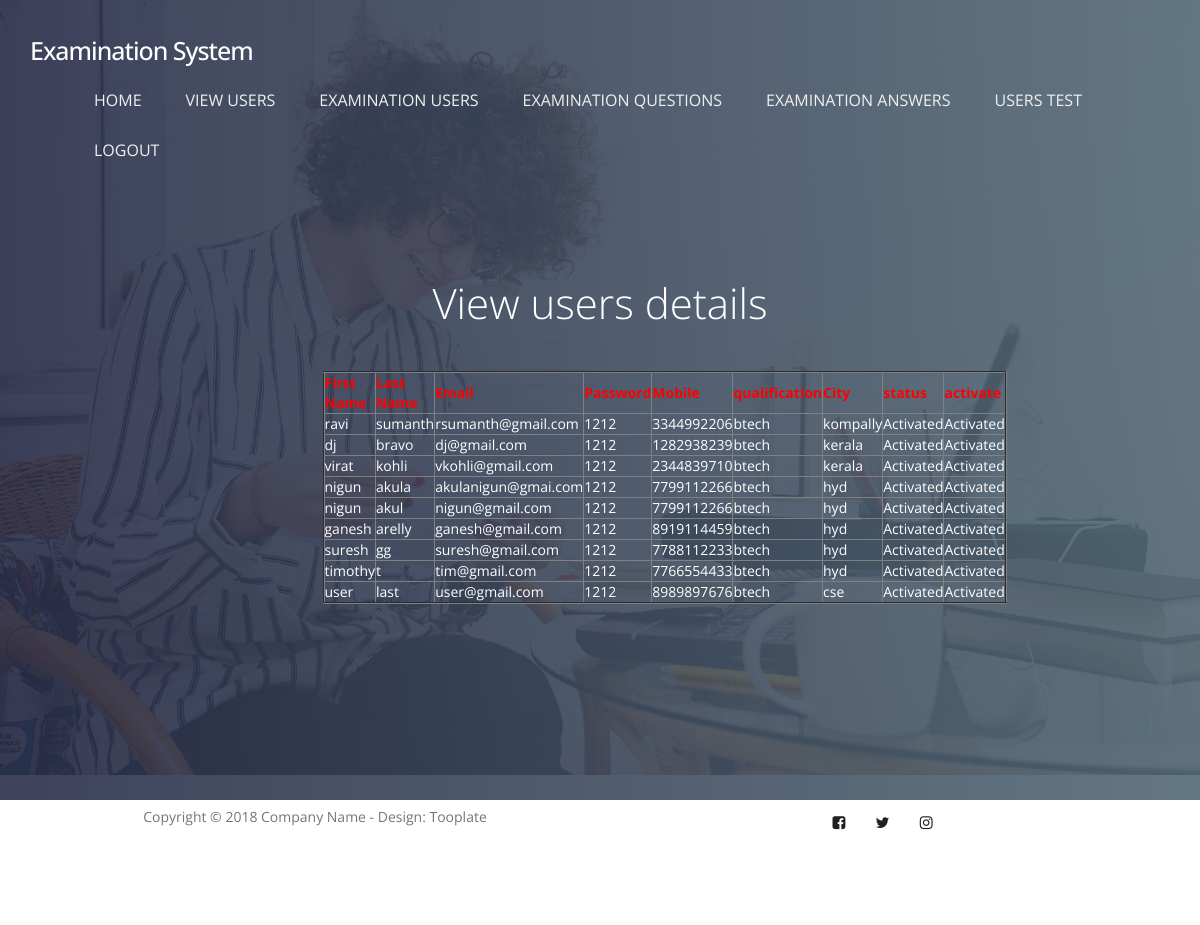
/viewuserdata/, run on the app's committed database.
### user/models.py (models this page shows, shortened)
class user(models.Model):
    firstname = models.CharField(max_length=50)
    lastname = models.CharField(max_length=50)
    email = models.EmailField()
    passwd = models.CharField(max_length=40)
    mobileno = models.CharField(max_length=50, default="", editable=True)
    qualification = models.CharField(max_length=40)
    city = models.CharField(max_length=50)
    status = models.CharField(max_length=40,default="", editable=True)
    class Meta:
        db_table='userregister'

### ExaminationSystem/views.py (the view)
# urls.py: path('viewuserdata/', ExaminationSystem.viewuserdata, name='viewuserdata'),
def viewuserdata(request):
    object = user.objects.all()
    return render(request,"admin/viewuserdata.html",{"object":object})

### assets/templates/admin/viewuserdata.html
{% extends 'adminbase.html' %}
{% load static %}
{% block contents %}
<section id="home" data-stellar-background-ratio="0.5">
          <div class="overlay"></div>
          <div class="container">
               <div class="row">
                    <div class="col-md-offset-3 col-md-6 col-sm-12">
                         <div class="home-info">
                              <h1 style="color:white">View users details </h1>
                            <center><table border="2px solid blue" align="center">
                                  <tr><th style="color:red">First Name</th>
                                    <th style="color:red">Last Name</th>
                                    <th style="color:red">Email</th>
                                    <th style="color:red">Password</th>
                                    <th style="color:red">Mobile</th>
                                    <th style="color:red">qualification</th>
                                    <th style="color:red">City</th>
                                    <th style="color:red">status</th>
                                    <th style="color:red">activate</th>
                                  </tr>
                              {% for x in object %}
                                  <tr style="color:white">
                                    <td>{{x.firstname}}</td>
                                    <td>{{x.lastname}}</td>
                                    <td>{{x.email}}</td>
                                    <td>{{x.passwd}}</td>
                                    <td>{{x.mobileno}}</td>
                                    <td>{{x.qualification}}</td>
                                    <td>{{x.city}}</td>
                                    <td>{{x.status}}</td>
                                    {% if x.status == 'waiting' %}
                                      <td> <a href="/activateuser/?pid={{ x.id }}" >Activate</a></td>
                                    {% else %}
                                            <td> Activated</td>
                                            {% endif %}
                                     </tr>
                                    {% endfor %}
                            </table></center>
                         </div>
                    </div>
               </div>
          </div>
     </section>
{% endblock %}

### assets/static/css/tooplate-style.css (style rules this page uses)
body { font-family: 'Open Sans', sans-serif; overflow-x: hidden; background: #f9f9f9; }
h1,h2,h3,h4,h5,h6 { font-weight: 300; line-height: normal; }
h1 { font-size: 3em; }
html { -webkit-font-smoothing: antialiased; }
section { position: relative; padding: 100px 0; }
.overlay { background: #536976; background: -webkit-linear-gradient(to right, #292E49, #536976); background: linear-gradient(to right, #292E49, #536976); opacity: 0.9; position: absolute; top: 0; right: 0; bottom: 0; left: 0; width: 100%; height: 100%; }
#home { background: url('../images/home-bg.jpg') no-repeat center center; background-size: cover; vertical-align: middle; display: -webkit-box; display: -webkit-flex; display: -ms-flexbox; display: flex; -webkit-box-align: center; -webkit-align-items: center; -ms-flex-align: center; align-items: center; min-height: 100vh; position: relative; padding-top: 12em; text-align: center; }
#home h1 { color: #ffffff; margin-top: 10px; margin-bottom: 40px; }
.home-info { margin-top: 7em; }
@media only screen and (max-width: 1200px) { .home-info { margin-top: 0; } }

### data on the page
user: firstname "ravi", lastname "sumanth", email "rsumanth@gmail.com", passwd "1212", mobileno "3344992206", qualification "btech", city "kompally", status "Activated"
user: firstname "dj", lastname "bravo", email "dj@gmail.com", passwd "1212", mobileno "1282938239", qualification "btech", city "kerala", status "Activated"
user: firstname "virat", lastname "kohli", email "vkohli@gmail.com", passwd "1212", mobileno "2344839710", qualification "btech", city "kerala", status "Activated"
user: firstname "nigun", lastname "akula", email "akulanigun@gmai.com", passwd "1212", mobileno "7799112266", qualification "btech", city "hyd", status "Activated"
user: firstname "nigun", lastname "akul", email "nigun@gmail.com", passwd "1212", mobileno "7799112266", qualification "btech", city "hyd", status "Activated"
user: firstname "ganesh", lastname "arelly", email "ganesh@gmail.com", passwd "1212", mobileno "8919114459", qualification "btech", city "hyd", status "Activated"
user: firstname "suresh", lastname "gg", email "suresh@gmail.com", passwd "1212", mobileno "7788112233", qualification "btech", city "hyd", status "Activated"
user: firstname "timothy", lastname "t", email "tim@gmail.com", passwd "1212", mobileno "7766554433", qualification "btech", city "hyd", status "Activated"
user: firstname "user", lastname "last", email "user@gmail.com", passwd "1212", mobileno "8989897676", qualification "btech", city "cse", status "Activated"
